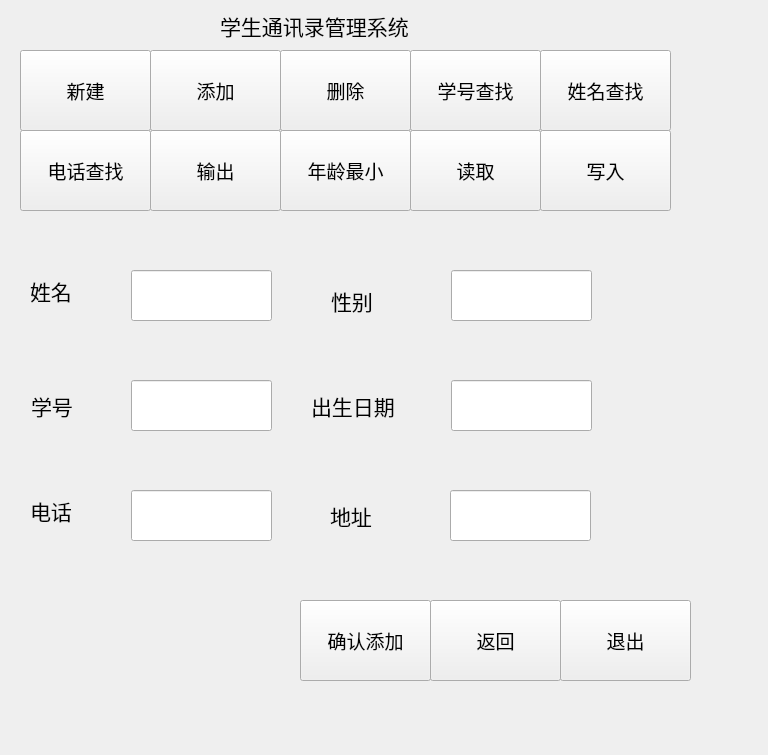
<?xml version="1.0" encoding="UTF-8"?>
<ui version="4.0">
 <class>addWidget</class>
 <widget class="QWidget" name="addWidget">
  <property name="geometry">
   <rect>
    <x>0</x>
    <y>0</y>
    <width>768</width>
    <height>755</height>
   </rect>
  </property>
  <property name="windowTitle">
   <string>Form</string>
  </property>
  <widget class="QPushButton" name="establishButton">
   <property name="geometry">
    <rect>
     <x>20</x>
     <y>50</y>
     <width>131</width>
     <height>81</height>
    </rect>
   </property>
   <property name="font">
    <font>
     <pointsize>14</pointsize>
    </font>
   </property>
   <property name="text">
    <string>新建</string>
   </property>
  </widget>
  <widget class="QPushButton" name="readMinStudentButton">
   <property name="geometry">
    <rect>
     <x>280</x>
     <y>130</y>
     <width>131</width>
     <height>81</height>
    </rect>
   </property>
   <property name="font">
    <font>
     <pointsize>14</pointsize>
    </font>
   </property>
   <property name="text">
    <string>年龄最小</string>
   </property>
  </widget>
  <widget class="QPushButton" name="delButton">
   <property name="geometry">
    <rect>
     <x>280</x>
     <y>50</y>
     <width>131</width>
     <height>81</height>
    </rect>
   </property>
   <property name="font">
    <font>
     <pointsize>14</pointsize>
    </font>
   </property>
   <property name="text">
    <string>删除</string>
   </property>
  </widget>
  <widget class="QPushButton" name="exitButton">
   <property name="geometry">
    <rect>
     <x>560</x>
     <y>600</y>
     <width>131</width>
     <height>81</height>
    </rect>
   </property>
   <property name="font">
    <font>
     <pointsize>14</pointsize>
    </font>
   </property>
   <property name="text">
    <string>退出</string>
   </property>
  </widget>
  <widget class="QPushButton" name="searchNameButton">
   <property name="geometry">
    <rect>
     <x>540</x>
     <y>50</y>
     <width>131</width>
     <height>81</height>
    </rect>
   </property>
   <property name="font">
    <font>
     <pointsize>14</pointsize>
    </font>
   </property>
   <property name="text">
    <string>姓名查找</string>
   </property>
  </widget>
  <widget class="QPushButton" name="outputButton">
   <property name="geometry">
    <rect>
     <x>150</x>
     <y>130</y>
     <width>131</width>
     <height>81</height>
    </rect>
   </property>
   <property name="font">
    <font>
     <pointsize>14</pointsize>
    </font>
   </property>
   <property name="text">
    <string>输出</string>
   </property>
  </widget>
  <widget class="QPushButton" name="readButton">
   <property name="geometry">
    <rect>
     <x>410</x>
     <y>130</y>
     <width>131</width>
     <height>81</height>
    </rect>
   </property>
   <property name="font">
    <font>
     <pointsize>14</pointsize>
    </font>
   </property>
   <property name="text">
    <string>读取</string>
   </property>
  </widget>
  <widget class="QPushButton" name="searchPhoneNumButton">
   <property name="geometry">
    <rect>
     <x>20</x>
     <y>130</y>
     <width>131</width>
     <height>81</height>
    </rect>
   </property>
   <property name="font">
    <font>
     <pointsize>14</pointsize>
    </font>
   </property>
   <property name="text">
    <string>电话查找</string>
   </property>
  </widget>
  <widget class="QPushButton" name="searchNumButton">
   <property name="geometry">
    <rect>
     <x>410</x>
     <y>50</y>
     <width>131</width>
     <height>81</height>
    </rect>
   </property>
   <property name="font">
    <font>
     <pointsize>14</pointsize>
    </font>
   </property>
   <property name="text">
    <string>学号查找</string>
   </property>
  </widget>
  <widget class="QLabel" name="label">
   <property name="geometry">
    <rect>
     <x>220</x>
     <y>-40</y>
     <width>311</width>
     <height>131</height>
    </rect>
   </property>
   <property name="font">
    <font>
     <pointsize>16</pointsize>
    </font>
   </property>
   <property name="text">
    <string>学生通讯录管理系统</string>
   </property>
  </widget>
  <widget class="QPushButton" name="addButton">
   <property name="geometry">
    <rect>
     <x>150</x>
     <y>50</y>
     <width>131</width>
     <height>81</height>
    </rect>
   </property>
   <property name="font">
    <font>
     <pointsize>14</pointsize>
    </font>
   </property>
   <property name="text">
    <string>添加</string>
   </property>
  </widget>
  <widget class="QPushButton" name="writeButton">
   <property name="geometry">
    <rect>
     <x>540</x>
     <y>130</y>
     <width>131</width>
     <height>81</height>
    </rect>
   </property>
   <property name="font">
    <font>
     <pointsize>14</pointsize>
    </font>
   </property>
   <property name="text">
    <string>写入</string>
   </property>
  </widget>
  <widget class="QPushButton" name="addingButton">
   <property name="geometry">
    <rect>
     <x>300</x>
     <y>600</y>
     <width>131</width>
     <height>81</height>
    </rect>
   </property>
   <property name="font">
    <font>
     <pointsize>14</pointsize>
    </font>
   </property>
   <property name="text">
    <string>确认添加</string>
   </property>
  </widget>
  <widget class="QPushButton" name="returnButton">
   <property name="geometry">
    <rect>
     <x>430</x>
     <y>600</y>
     <width>131</width>
     <height>81</height>
    </rect>
   </property>
   <property name="font">
    <font>
     <pointsize>14</pointsize>
    </font>
   </property>
   <property name="text">
    <string>返回</string>
   </property>
  </widget>
  <widget class="QLabel" name="birthdayLabel">
   <property name="geometry">
    <rect>
     <x>311</x>
     <y>360</y>
     <width>161</width>
     <height>91</height>
    </rect>
   </property>
   <property name="font">
    <font>
     <pointsize>16</pointsize>
    </font>
   </property>
   <property name="text">
    <string>出生日期</string>
   </property>
  </widget>
  <widget class="QLabel" name="numberLabel">
   <property name="geometry">
    <rect>
     <x>31</x>
     <y>380</y>
     <width>131</width>
     <height>51</height>
    </rect>
   </property>
   <property name="font">
    <font>
     <pointsize>16</pointsize>
    </font>
   </property>
   <property name="text">
    <string>学号</string>
   </property>
  </widget>
  <widget class="QLineEdit" name="birthdayLineEdit">
   <property name="geometry">
    <rect>
     <x>451</x>
     <y>380</y>
     <width>141</width>
     <height>51</height>
    </rect>
   </property>
   <property name="font">
    <font>
     <pointsize>16</pointsize>
    </font>
   </property>
  </widget>
  <widget class="QLineEdit" name="nameLineEdit">
   <property name="geometry">
    <rect>
     <x>131</x>
     <y>270</y>
     <width>141</width>
     <height>51</height>
    </rect>
   </property>
   <property name="font">
    <font>
     <pointsize>16</pointsize>
    </font>
   </property>
  </widget>
  <widget class="QLineEdit" name="phoneNumLineEdit">
   <property name="geometry">
    <rect>
     <x>131</x>
     <y>490</y>
     <width>141</width>
     <height>51</height>
    </rect>
   </property>
   <property name="font">
    <font>
     <pointsize>16</pointsize>
    </font>
   </property>
  </widget>
  <widget class="QLineEdit" name="numberLineEdit">
   <property name="geometry">
    <rect>
     <x>131</x>
     <y>380</y>
     <width>141</width>
     <height>51</height>
    </rect>
   </property>
   <property name="font">
    <font>
     <pointsize>16</pointsize>
    </font>
   </property>
  </widget>
  <widget class="QLineEdit" name="genderLineEdit">
   <property name="geometry">
    <rect>
     <x>451</x>
     <y>270</y>
     <width>141</width>
     <height>51</height>
    </rect>
   </property>
   <property name="font">
    <font>
     <pointsize>16</pointsize>
    </font>
   </property>
  </widget>
  <widget class="QLabel" name="nameLabel">
   <property name="geometry">
    <rect>
     <x>30</x>
     <y>250</y>
     <width>131</width>
     <height>81</height>
    </rect>
   </property>
   <property name="font">
    <font>
     <pointsize>16</pointsize>
    </font>
   </property>
   <property name="text">
    <string>姓名</string>
   </property>
  </widget>
  <widget class="QLabel" name="genderLabel">
   <property name="geometry">
    <rect>
     <x>331</x>
     <y>270</y>
     <width>121</width>
     <height>61</height>
    </rect>
   </property>
   <property name="font">
    <font>
     <pointsize>16</pointsize>
    </font>
   </property>
   <property name="text">
    <string>性别</string>
   </property>
  </widget>
  <widget class="QLabel" name="healthConditionLabel">
   <property name="geometry">
    <rect>
     <x>30</x>
     <y>480</y>
     <width>151</width>
     <height>61</height>
    </rect>
   </property>
   <property name="font">
    <font>
     <pointsize>16</pointsize>
    </font>
   </property>
   <property name="text">
    <string>电话</string>
   </property>
  </widget>
  <widget class="QLabel" name="address">
   <property name="geometry">
    <rect>
     <x>330</x>
     <y>480</y>
     <width>101</width>
     <height>71</height>
    </rect>
   </property>
   <property name="font">
    <font>
     <pointsize>16</pointsize>
    </font>
   </property>
   <property name="text">
    <string>地址</string>
   </property>
  </widget>
  <widget class="QLineEdit" name="addressLineEdit">
   <property name="geometry">
    <rect>
     <x>450</x>
     <y>490</y>
     <width>141</width>
     <height>51</height>
    </rect>
   </property>
   <property name="font">
    <font>
     <pointsize>16</pointsize>
    </font>
   </property>
  </widget>
 </widget>
 <resources/>
 <connections/>
</ui>
